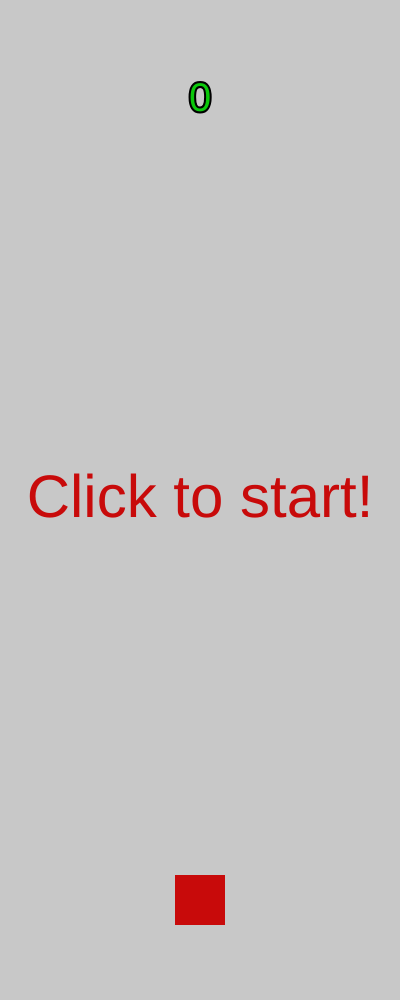
Frame 1 (no input)
Frame 60 (no input): identical to frame 1, image omitted
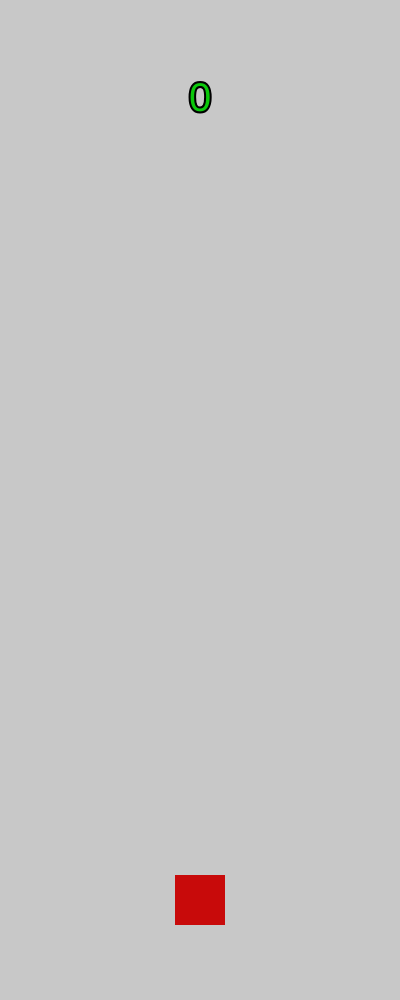
Frame 120 (the mouse pressed at the canvas centre since frame 60)

The p5.js sketch that drew these frames (run headless with seeded random() and noise() and a simulated clock; from frame 60 on, the mouse is pressed at the canvas centre):

// p5.js sketch
// ── sketch.js
var player;
var bullets = [];
var obstacles = [];
var screenWidth = 400;
var gridSize;
var shoot = false;
var sidePadding = 25;
var started = false;
var dead = false;
var paused = false;
var score = 0;

function setup() {
	createCanvas(screenWidth,windowHeight).position((windowWidth-screenWidth)/2,0);
	gridSize = (screenWidth-2*sidePadding)/5;
	player = new Player();
}

function draw() {
	background(200);
	if(started && !paused){		
		if(frameCount % 200 == 0){
			var vel = 2;
			for(var i=0; i<5; i++){
				var h = floor(random(20,100));
				obstacles.push(new Obstacle(((i+1)*gridSize)-(gridSize/2),-20,h,vel));
			}
		}
		for(var i=obstacles.length-1; i>=0; i--){
			obstacles[i].update();
			obstacles[i].show();
			if((obstacles[i].pos.y > height+gridSize) || obstacles[i].health<=0){
				obstacles.splice(i,1);
			}
			if(player.hitObstacle(obstacles[i])){
				dead = true;
				noLoop();
			}
			for(var j=bullets.length-1; j>=0; j--){
				if(obstacles[i].getHit(bullets[j])){
					score += 5;
					bullets.splice(j,1);
				}
			}
		}
		for(var i=bullets.length-1; i>=0; i--){
			bullets[i].update();
			bullets[i].show();
			if(bullets[i].pos.y < -2*bullets[i].size){
				bullets.splice(i,1);
			}
		}		
		player.update();
	}
	player.show();

	if(shoot && frameCount % 5 ==0){
		bullets.push(new Bullet(player.x,player.y));
	}
	status();
	scoreBoard();
}

function status(){
	noStroke();
	fill(200,10,10);
	textSize(60);
	textAlign(CENTER,CENTER);
	if(!started){
		text("Click to start!",width/2,height/2);
	}else if(paused){
		text("PAUSED!",width/2,height/2);
	}else if(dead){
		text("DEAD!",width/2,height/2);
	}
}

function scoreBoard(){	
	stroke(0);
	strokeWeight(4);
	fill(10,200,10);
	textSize(40);
	textAlign(CENTER,CENTER);
	text(score,width/2,100);
}

function mousePressed(){
	if(!started){
		started = true;
	}else if(started){
		shoot = true;
	}
}

function mouseReleased(){
	if(shoot){
		shoot = false;
	}
}

function keyPressed(){
	if(keyCode == ESCAPE && started){
		paused = !paused;
	}
}
// ── bullet.js
function Bullet(x,y){
	this.pos = createVector(x,y);
	this.vel = 4;
	this.size = 10;

	this.show = function(){
		fill(0);
		ellipse(this.pos.x,this.pos.y,this.size);
	}

	this.update = function(){
		this.pos.y -= this.vel;
	}
}
// ── obstacle.js
function Obstacle(x,y,health,vel){
	this.pos = createVector(x+sidePadding,y);
	this.size = gridSize - 10;
	this.health = health;
	this.vel = vel;

	this.show = function(){
		fill(0);
		rectMode(CENTER,CENTER);
		rect(this.pos.x,this.pos.y,this.size,this.size);
		fill(255);
		textSize(14);
		textAlign(CENTER,CENTER);
		text(this.health,this.pos.x,this.pos.y);
	}

	this.update = function(){
		this.pos.y += this.vel;
	}

	this.getHit = function(bullet){
		if(bullet.pos.x>= this.pos.x-this.size/2 && bullet.pos.x<=this.pos.x+this.size/2){
			if(abs(bullet.pos.y-this.pos.y)<this.size/2){
				this.health -= 5;
				return true;
			}
		}
	}
}
// ── player.js
function Player(){
	this.size = gridSize-20;
	this.x = width/2;
	this.y = height - 100;

	this.show = function(){
		noStroke(0);
		fill(200,10,10);
		rectMode(CENTER);
		rect(this.x,this.y,this.size,this.size);
	}

	this.update = function(){
		this.x = constrain(mouseX,sidePadding+this.size/2,width-sidePadding-this.size/2);
	}

	this.hitObstacle = function(obstacle){
		if(this.x+this.size/2>=obstacle.pos.x-obstacle.size/2 && this.x-this.size/2<=obstacle.pos.x+obstacle.size/2){
			if(this.y-this.size/2 <= obstacle.pos.y+obstacle.size/2 && this.y+this.size/2 >= obstacle.pos.y-obstacle.size/2){
				return true;
			}
		}
	}
}
